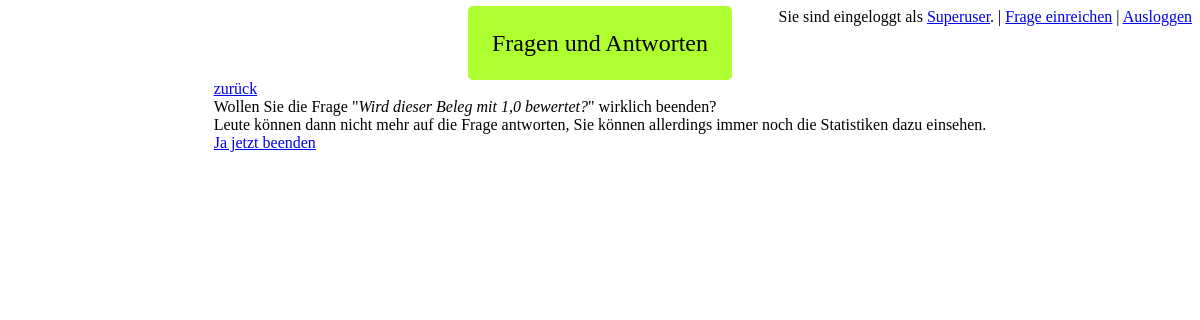
/edit_question.php?question=2&action=end (signed in), run on the app's committed database.
### tables this page shows
CREATE TABLE `users` (
  `id` int(11) NOT NULL,
  `username` varchar(40) NOT NULL,
  `password` varchar(255) NOT NULL,
  `real_name` varchar(50) NOT NULL,
  `user_group_id` int(11) NOT NULL,
  `registrationdate` timestamp NOT NULL DEFAULT CURRENT_TIMESTAMP
);

CREATE TABLE `questions` (
  `id` int(11) NOT NULL,
  `question` text NOT NULL,
  `creator_id` int(11) NOT NULL,
  `creation_time` timestamp NOT NULL DEFAULT CURRENT_TIMESTAMP,
  `end_time` timestamp NULL DEFAULT NULL
);

### edit_question.php (the view, shortened to what this page needs)
<?php
include "connect.php";
?>
<!DOCTYPE html>
<html xmlns="http://www.w3.org/1999/xhtml">
  <head>
	<link href="style.css" type="text/css" rel="stylesheet">
  </head>
  <body>
  <div id="login">
	<?php
		if (isset($_SESSION['userid']))
		{
			$statement = mysqli_query($db, "SELECT * FROM users WHERE id=".$_SESSION['userid']."");
			$row = mysqli_fetch_object($statement);
			echo "Sie sind eingeloggt als <a href='main.php'>".$row->username."</a>. | <a href='submit_question.php'>Frage einreichen</a> | <a href='logout.php'>Ausloggen</a>";
		}
		else
		{
			echo "<a href='login.php'>Einloggen</a>";
		}
	?>
  </div>
  <center>
  <div id="header">
	Fragen und Antworten
  </div>
  <div id="main">
  <?php
  echo "<a href='main.php'>zurück</a><br>";
  $questionID = $_GET["question"];
  $action = $_GET["action"];
  if (isset($_GET["submit"]))
  {
	  $submit = $_GET["submit"];
  }
  else
  {
	  $submit = 0;
  }
  $question = mysqli_fetch_object(mysqli_query($db, "SELECT * FROM questions WHERE id=".$questionID.""));
  if(($question->creator_id != $_SESSION['userid']) AND ($_SESSION['rights'] > 2))
  {
	  echo "Nur der Ersteller der Frage oder ein Admin, darf Fragen beenden, löschen oder bearbeiten!";
  }
  else
  {
	  switch($action){
	  case "end":
		if ($submit != 1)
		  {
			echo "Wollen Sie die Frage \"<i>".$question->question."</i>\" wirklich beenden?<br>
					Leute können dann nicht mehr auf die Frage antworten, Sie können allerdings immer noch die Statistiken dazu einsehen.<br>
					<a href='edit_question.php?question=".$questionID."&action=".$action."&submit=1'>Ja jetzt beenden</a>";
		  }
		  else
		  {
			  $end = mysqli_query($db, "UPDATE questions SET end_time=CURRENT_TIMESTAMP WHERE id=".$questionID."");
			  echo "Die Frage wurde erfolgreich gelöscht.";
		  }
	  break;
	  }
  }
  ?>
  </div>
  </center>
</body>

### style.css (style rules this page uses)
#header { font-size: x-large; background-color: greenyellow; display: table; padding: 2%; border-radius: 5px; }
#main { display: table; text-align: left; }
#login { text-align: right; margin-bottom: -20px; }

### data on the page
users: username "Superuser"
questions: question "Wird dieser Beleg mit 1,0 bewertet?"
